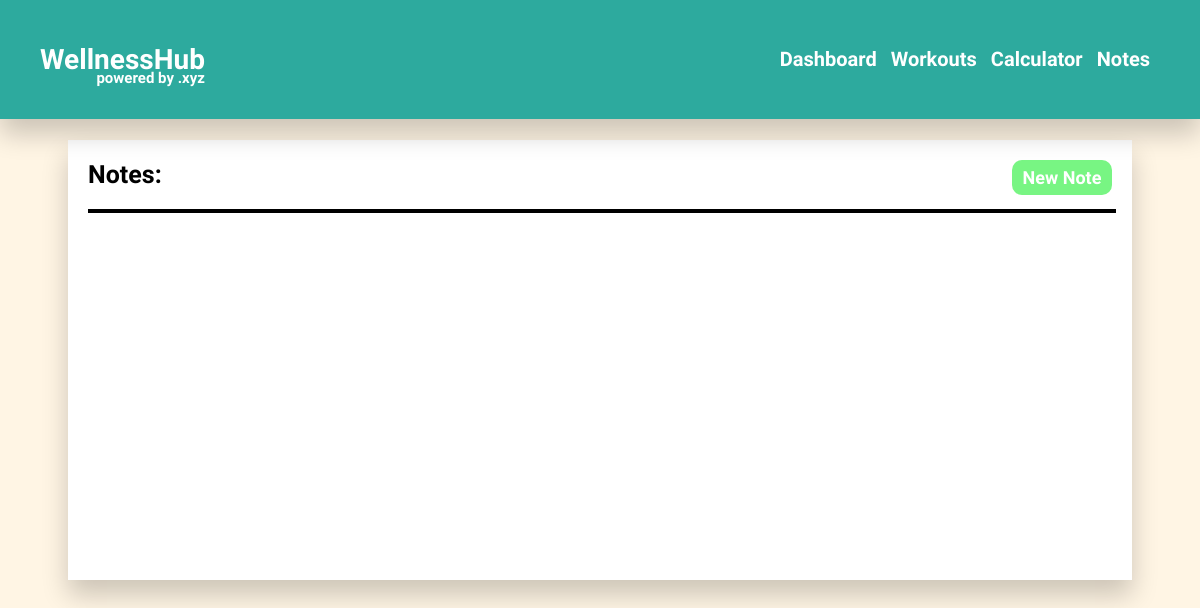
Before: /notes/ (signed in) with the older database file.
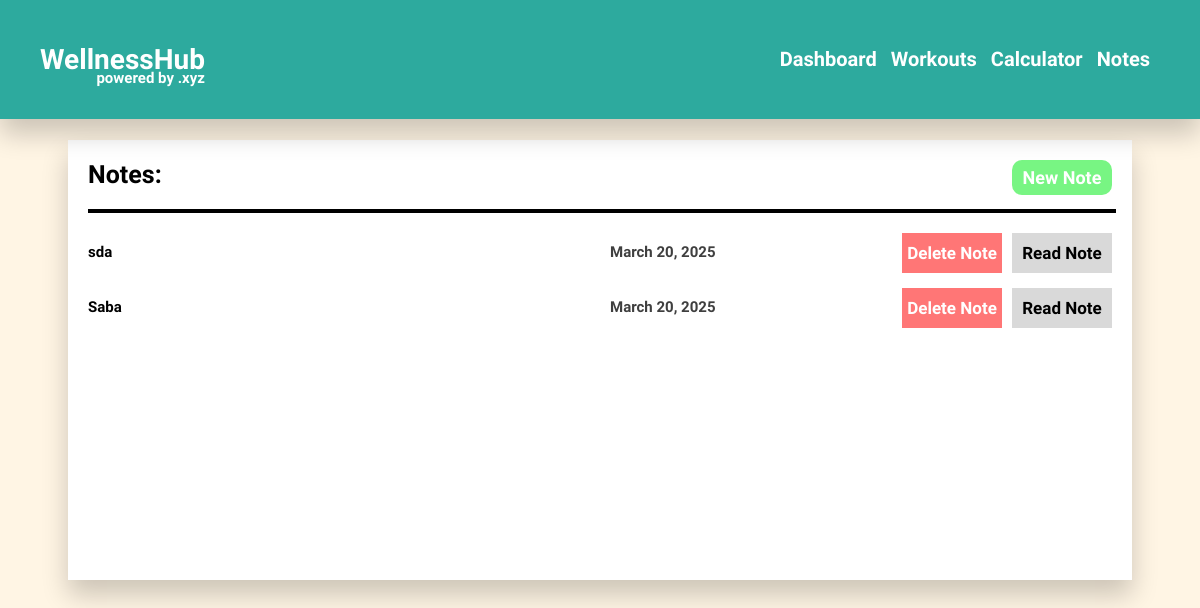
After: the same page with the newer database file.
### wh/models.py (models this page shows, shortened)
class Note(models.Model):
    user = models.ForeignKey(User, on_delete=models.CASCADE, related_name="user_of_note")
    title = models.CharField(max_length=50)
    text = models.CharField(max_length=1500)
    date = models.DateField(default=timezone.now)

### wh/views.py (the view)
# urls.py: path('notes/', views.notes, name="notes"),
def notes(request):
    notes_list = Note.objects.all().filter(user=request.user)
    return render(request, "notes.html", {
        "notes": notes_list
    })

### wh/templates/notes.html (shortened to what this page needs)
{% extends 'layout.html' %}
{% load static %}
{% block head %}
    <link href="{% static 'css/notes.css' %}" rel="stylesheet">
{% endblock %}
{% block body %}
    <div class="notes-div" id="notes-div">
        <h1 class="notes-title">Notes:</h1>
        <button class="notes-new" onclick="new_note()">New Note</button>
        <hr class="notes-line">
        {% if notes != '' %}
            {% for i in notes %}
                <div class="note" id='note{{ i.pk }}'>
                    <h1 class="note-title">{{ i.title }}</h1>
                    <h1 class="note-date">{{ i.date }}</h1>
                    <button class="note-button1">Delete Note</button>
                    <button class="note-button2">Read Note</button>
                </div>
            {% endfor %}
        {% endif %}
    </div>
{% endblock %}

### wh/templates/layout.html (shortened to what this page needs)
{% load static %}
<!DOCTYPE html>
<html lang="en">
    <head>
        {% block head %}
        {% endblock %}
        <link href="{% static 'css/layout.css' %}" rel="stylesheet">
    </head>
    <body class="body">
        {% block body %}
        {% endblock %}
        <nav class="navbar">
            <div class="navboard" id="navboard">
                <div class="navs-div" id="navs-div">
                    <a href="{% url 'index' %}" style="text-decoration: none;"><h1 class="nav nav1" id="nav1">Dashboard</h1></a>
                    <a href="{% url 'workout' %}" style="text-decoration: none;"><h1 class="nav nav2" id="nav2">Workouts</h1></a>
                    <a href="{% url 'calculator' %}" style="text-decoration: none;"><h1 class="nav nav3" id="nav3">Calculator</h1></a>
                    <a href="{% url 'notes' %}" style="text-decoration: none;"><h1 class="nav nav4" id="nav4">Notes</h1></a>
                </div>
            </div>
            <div class="title-div">
                <h1 class="title">WellnessHub</h1>
                <h1 class="title-2">powered by .xyz</h1>
            </div>
        </nav>
    </body>
</html>

### wh/static/css/notes.css (style rules this page uses)
.notes-div { position: relative; top: 0; left: 60px; width: calc(100% - 160px); height: 400px; padding: 20px; background-color: white; box-shadow: 0px 15px 25px rgba(0, 0, 0, 0.201); margin-top: 140px; }
.notes-title { position: relative; top: 0px; left: 0px; width: max-content; height: max-content; font-family: "Itim"; font-size: 25px; font-weight: bold; padding: 0; margin: 0; }
.notes-new { position: absolute; top: 20px; right: 20px; width: 100px; height: 35px; border: none; border-radius: 10px; background-color: #78F583; color: white; font-family: "Itim"; font-size: 18px; font-weight: bold; }
.notes-line { position: relative; top: 0; left: 0; width: 100%; height: max-content; border: 2px solid black; margin-top: 20px; margin-bottom: 20px; }
.note { position: relative; display: grid; top: 0; left: 0; width: 100%; height: max-content; margin-bottom: 15px; grid-template-columns: 50% 10px calc(50% - 220px) 100px 10px 100px; }
.note-title { position: relative; top: 10px; left: 0; width: 100%; height: max-content; font-family: "Itim"; font-size: 15px; font-weight: bold; color: black; padding: 0; margin: 0; grid-column-start: 1; grid-column-end: 2; }
.note-date { position: relative; top: 10px; left: 0; width: 100%; height: max-content; font-family: "Itim"; font-size: 15px; font-weight: bold; color: rgb(63, 63, 63); padding: 0; margin: 0; grid-column-start: 3; grid-column-end: 4; }
.note-button1 { position: relative; top: 0; left: 0; width: 100%; height: 100%; padding: 0; margin: 0; padding-left: 5px; padding-right: 5px; padding-top: 10px; padding-bottom: 10px; background-color: #FF7676; color: white; grid-column-start: 4; grid-column-end: 5; font-family: "Itim"; font-size: 17px; font-weight: bold; border: none; }
.note-button2 { position: relative; top: 0; left: 0; width: 100%; height: 100%; padding: 0; margin: 0; padding-left: 5px; padding-right: 5px; padding-top: 5px; padding-bottom: 5px; background-color: #D9D9D9; color: black; grid-column-start: 6; grid-column-end: 7; font-family: "Itim"; font-size: 17px; font-weight: bold; border: none; }

### wh/static/css/layout.css (style rules this page uses)
.body { background-color: #FFF5E4; }
.navbar { position: fixed; top: 0; left: 0; width: calc(100vw - 80px); height: max-content; padding-top: 20px; padding-bottom: 20px; padding-left: 40px; padding-right: 40px; background-color: #2DAA9E; box-shadow: 0px 15px 25px rgba(0, 0, 0, 0.201); }
.title-div { position: relative; top: 0; left: 0; width: max-content; height: max-content; display: inline-block; }
.title { position: relative; top: 0; left: 0; width: max-content; height: max-content; font-family: "Marcellus"; color: white; font-size: 28px; font-weight: bold; display: inline-block; }
.title-2 { position: absolute; bottom: 0; right: 0; width: max-content; height: max-content; font-family: "Marcellus"; color: white; font-size: 15px; font-weight: bold; }
.navs-div { position: absolute; top: 50%; right: 40px; transform: translateY(-50%); width: max-content; height: max-content; }
.nav { position: relative; top: 0; left: 0; width: max-content; height: max-content; display: inline-block; margin-right: 10px; font-size: 20px; font-weight: bold; font-family: "Marcellus"; color: white; }
.navboard { display: block; }

Changed rows visible on the page:
added Note: title "sda", date "March 20, 2025"
added Note: title "Saba", date "March 20, 2025"
